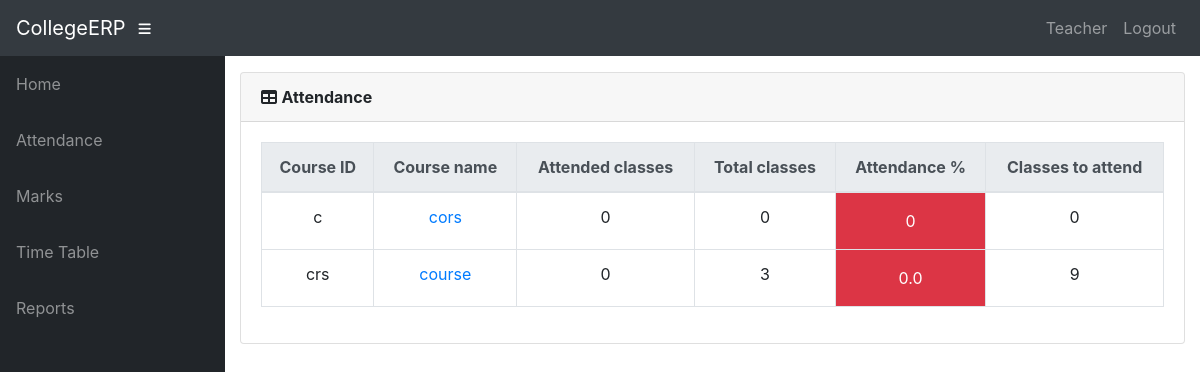
/info/student/212121/attendance/ (signed in), run on the app's committed database.
### info/models.py (models this page shows, shortened)
class User(AbstractUser):
    @property
    def is_student(self):
        if hasattr(self, 'student'):
            return True
        return False
    @property
    def is_teacher(self):
        if hasattr(self, 'teacher'):
            return True
        return False

class Teacher(models.Model):
    user = models.OneToOneField(User, on_delete=models.CASCADE, null=True)
    id = models.CharField(primary_key=True, max_length=100)
    dept = models.ForeignKey(Dept, on_delete=models.CASCADE, default=1)
    name = models.CharField(max_length=100)
    sex = models.CharField(max_length=50, choices=sex_choice, default='Male')
    DOB = models.DateField(default='1980-01-01')
    meeting_link = models.URLField(blank=True)

class AttendanceTotal(models.Model):
    course = models.ForeignKey(Course, on_delete=models.CASCADE)
    student = models.ForeignKey(Student, on_delete=models.CASCADE)
    class Meta:
        unique_together = (('student', 'course'),)
    @property
    def att_class(self):
        stud = Student.objects.get(name=self.student)
        cr = Course.objects.get(name=self.course)
        att_class = Attendance.objects.filter(course=cr, student=stud, status='True').count()
        return att_class
    @property
    def total_class(self):
        stud = Student.objects.get(name=self.student)
        cr = Course.objects.get(name=self.course)
        total_class = Attendance.objects.filter(course=cr, student=stud).count()
        return total_class
    @property
    def attendance(self):
        stud = Student.objects.get(name=self.student)
        cr = Course.objects.get(name=self.course)
        total_class = Attendance.objects.filter(course=cr, student=stud).count()
        att_class = Attendance.objects.filter(course=cr, student=stud, status='True').count()
        if total_class == 0:
            attendance = 0
        else:
            attendance = round(att_class / total_class * 100, 2)
        return attendance
    @property
    def classes_to_attend(self):
        stud = Student.objects.get(name=self.student)
        cr = Course.objects.get(name=self.course)
        total_class = Attendance.objects.filter(course=cr, student=stud).count()
        att_class = Attendance.objects.filter(course=cr, student=stud, status='True').count()
        cta = math.ceil((0.75*total_class - att_class)/0.25)
        if cta < 0:
            return 0
        return cta

class Course(models.Model):
    dept = models.ForeignKey(Dept, on_delete=models.CASCADE)
    id = models.CharField(primary_key='True', max_length=50)
    name = models.CharField(max_length=50)
    status = models.CharField(max_length=50, choices= lab_choice,  default='Theory')
    room = models.CharField(max_length=10, default='Room', blank=True)
    def __str__(self):
        return self.name

class Student(models.Model):
    user = models.OneToOneField(User, on_delete=models.CASCADE, null=True)
    class_id = models.ForeignKey(Class, on_delete=models.CASCADE, default=1)
    Rollno = models.CharField(primary_key='True', max_length=50, blank=True)
    name = models.CharField(max_length=200)
    sex = models.CharField(max_length=50, choices=sex_choice, default='Male')
    DOB = models.DateField(default='1998-01-01')
    def __str__(self):
        return self.name

### info/views.py (the view)
# urls.py: path('student/<slug:stud_id>/attendance/', views.attendance, name='attendance'),
@login_required()
def attendance(request, stud_id):
    stud = Student.objects.get(Rollno=stud_id)
    ass_list = Assign.objects.filter(class_id_id=stud.class_id)
    att_list = []
    for ass in ass_list:
        try:
            a = AttendanceTotal.objects.get(student=stud, course=ass.course)
        except AttendanceTotal.DoesNotExist:
            a = AttendanceTotal(student=stud, course=ass.course)
            a.save()
        att_list.append(a)
    return render(request, 'info/attendance.html', {'att_list': att_list})

### info/templates/info/attendance.html
{% extends 'info/base.html' %}
    {% load static %}
    {% block content %}
                  <div class="card mb-3">
            <div class="card-header">
              <i class="fas fa-table"></i>
            <b>Attendance</b></div>
            <div class="card-body">
              <div class="table-responsive">
                <table class="table table-bordered text-center" id="dataTable" width="100%" cellspacing="0">
                  <thead class="thead-light ">
                    <tr>
                        <th>Course ID</th>
                        <th>Course name</th>
                        <th>Attended classes</th>
                        <th>Total classes</th>
                        <th>Attendance %</th>
                        <th>Classes to attend</th>
                    </tr>
                  </thead>
                  <tbody>
                    {% for a in att_list %}
                    <tr>
                        <td>{{ a.course_id }}</td>
                        <td><a href="{% url 'attendance_detail' a.student.Rollno a.course.id %}">{{a.course.name}}</a></td>
                        <td>{{ a.att_class }}</td>
                        <td>{{ a.total_class }}</td>
                        {% if a.attendance < 75 %}
                            <td class="p-3 mb-2 bg-danger text-white">{{ a.attendance }}</td>
                        {% else %}
                            <td class="p-3 mb-2 bg-success text-white">{{ a.attendance }}</td>
                        {% endif %}
                        <td>{{ a.classes_to_attend }}</td>
                    </tr>
                    {% empty %}
                            <p>student has no courses</p>
                    {% endfor %}
                  </tbody>
                </table>
              </div>
            </div>
          </div>
    {% endblock %}

### info/templates/info/base.html (shortened to what this page needs)
<!DOCTYPE html>
<html lang="en">
  <head>
      {% load static %}
    <link href="{% static '/info/bootstrap/vendor/bootstrap/css/bootstrap.min.css' %}" rel="stylesheet">
    <link href="{% static '/info/bootstrap/vendor/fontawesome-free/css/all.min.css' %}" rel="stylesheet" type="text/css">
    <link href="{% static '/info/bootstrap/vendor/datatables/dataTables.bootstrap4.css' %}" rel="stylesheet">
    <link href="{% static '/info/bootstrap/css/sb-admin.css' %}" rel="stylesheet">
  </head>
  <body id="page-top">
    <nav class="navbar navbar-expand navbar-dark bg-dark static-top">
      <a class="navbar-brand mr-1" href="{% url 'index' %}">CollegeERP</a>
      <button class="btn btn-link btn-sm text-white order-1 order-sm-0" id="sidebarToggle" href="#">
        <i class="fas fa-bars"></i>
      </button>
        <div class="collapse navbar-collapse" id="navbarResponsive">
          <ul class="navbar-nav ml-auto">
            <li class="nav-item">
                {% if request.user.is_student %}
                    <a class="nav-link text-capitalize">{{ request.user.student.name }}</a>
                {% elif request.user.is_teacher %}
                    <a class="nav-link text-capitalize">{{ request.user.teacher.name }}</a>
                {% endif %}
            </li>
            <li class="nav-item">
                <a class="nav-link" href="#" data-toggle="modal" data-target="#logoutModal">Logout</a>
            </li>
          </ul>
        </div>
    </nav>
    <div id="wrapper">
      <ul class="sidebar navbar-nav">
            <li class="nav-item">
              <a class="nav-link" href="{% url 'index' %}">
                <span>Home</span>
              </a>
            </li>
        {% if request.user.is_student %}
            <li class="nav-item">
              <a class="nav-link" href="{% url 'attendance' request.user.student.Rollno %}">
                <span>Attendance</span>
              </a>
            </li>
            <li class="nav-item">
              <a class="nav-link" href="{% url 'attendance' request.user.student.Rollno %}">
                <span>Attendance By Subject</span>
              </a>
            </li>
            <li class="nav-item">
              <a class="nav-link" href="{% url 'marks_list' request.user.student.Rollno %}">
                <span>Marks</span>
              </a>
            </li>
              <li class="nav-item">
              <a class="nav-link" href="{% url 'timetable' request.user.student.class_id_id %}">
                <span>Time Table</span>
              </a>
            </li>
          <li class="nav-item">
              <a class="nav-link" href="{% url 'alerts' request.user.student.Rollno %}">
                <span>Notifications</span>
              </a>
            </li>
        {% elif request.user.is_teacher %}
            <li class="nav-item">
              <a class="nav-link" href="{% url 't_clas' request.user.teacher.id 1 %}">
                <span>Attendance</span>
              </a>
            </li>
            <li class="nav-item">
              <a class="nav-link" href="{% url 't_clas' request.user.teacher.id 2 %}">
                <span>Marks</span>
              </a>
            </li>
              <li class="nav-item">
              <a class="nav-link" href="{% url 't_timetable' request.user.teacher.id %}">
                <span>Time Table</span>
              </a>
            </li>
            <li class="nav-item">
              <a class="nav-link" href="{% url 't_clas' request.user.teacher.id 3 %}">
                <span>Reports</span>
              </a>
            </li>
        {% endif %}
      </ul>
      <div id="content-wrapper">
        <div class="container-fluid">
            {% block content %}
            {% endblock %}
        </div>
      </div>
    </div>
  </body>
</html>

### data on the page
User: user.teacher.name "Teacher"
AttendanceTotal: course_id "c", course.name "cors", att_class "0", total_class "0", attendance "0", classes_to_attend "0"
AttendanceTotal: course_id "crs", course.name "course", att_class "0", total_class "3", attendance "0.0", classes_to_attend "9"
